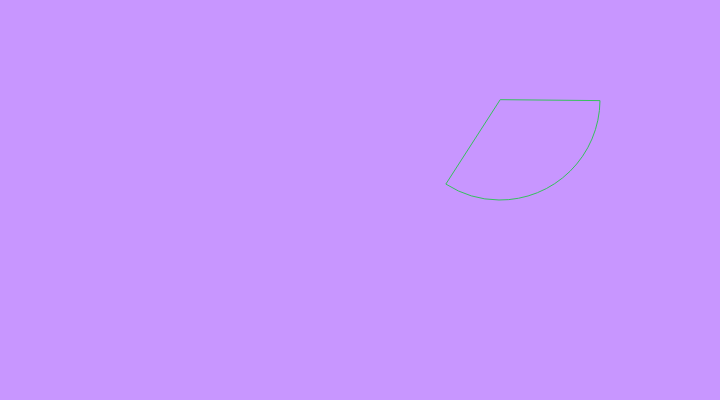
Frame 1 (no input)
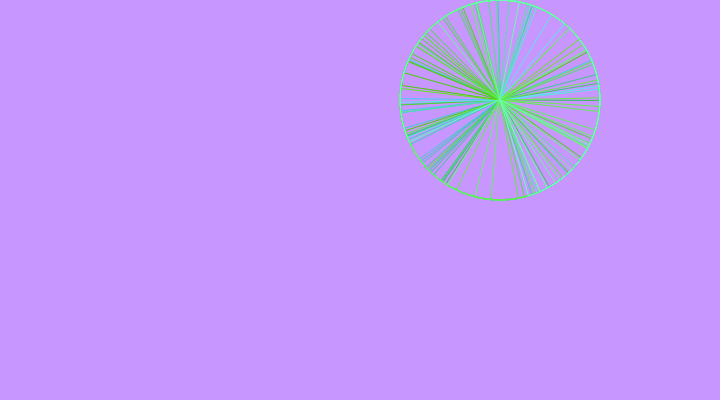
Frame 60 (no input)
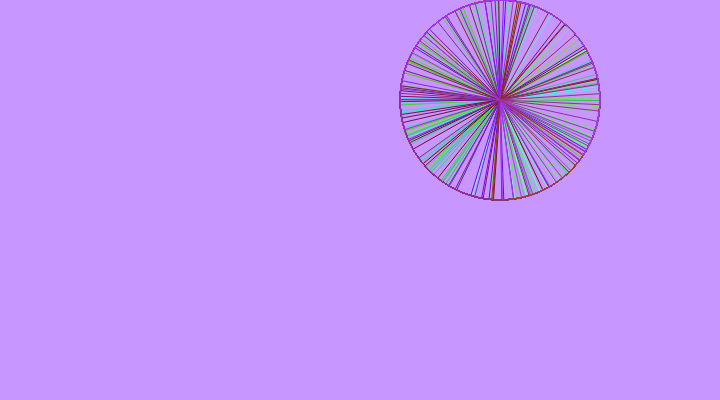
Frame 120 (the mouse pressed at the canvas centre since frame 60)

The p5.js sketch that drew these frames (run headless with seeded random() and noise() and a simulated clock; from frame 60 on, the mouse is pressed at the canvas centre):

// p5.js sketch
// ── sketch.js
/*
* @Author: OMAO
* @Date:   2019-04-10 12:58:47
* @Last Modified by:   OMAO
* @Last Modified time: 2019-04-10 13:42:27
*/

var angleEnd = 0;
var angleStart = 0.01;
var colorR = 0;
var colorG = 0;
var colorB = 0;

function setup() {
  createCanvas(720, 400);
  /*drawingContext.shadowOffsetX = 5;
  drawingContext.shadowOffsetY = -5;
  drawingContext.shadowBlur = 1;
  drawingContext.shadowColor = "black";*/
  background(200, 150, 255);
  angleEnd = random(3);
  colorR = random(255);
  colorG = random(255);
  colorB = random(255);
}

function draw() {
  noFill();
  colorR = (colorR + random(2)) % 255;
  colorG = (colorG + random(2)) % 255;
  colorB = (colorB + random(20)) % 255;
  stroke(colorR, colorG, colorB);
  arc(500, 100, 200, 200, angleStart, angleEnd, PIE);

  angleEnd += random(200) / 1000;
  angleStart += random(4000) / 1000;
/*  if (Math.round(angleEnd) % 5 == 0) {
    background(200, 150, 255);
  }*/

  console.log("start = " + angleStart);
  console.log("end = " + angleEnd);
  console.log("colorR = " + colorR);
  console.log("colorG = " + colorG);
  console.log("colorB = " + colorB);
}
